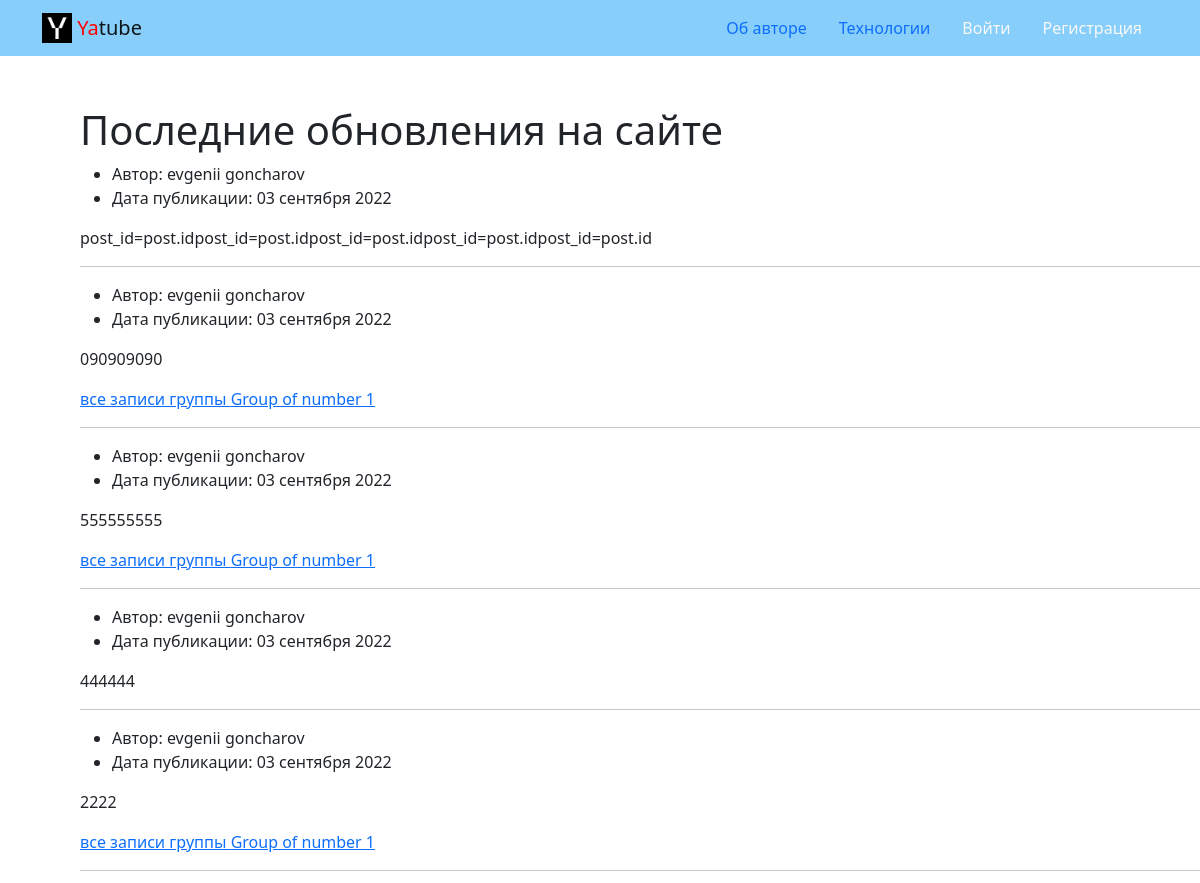
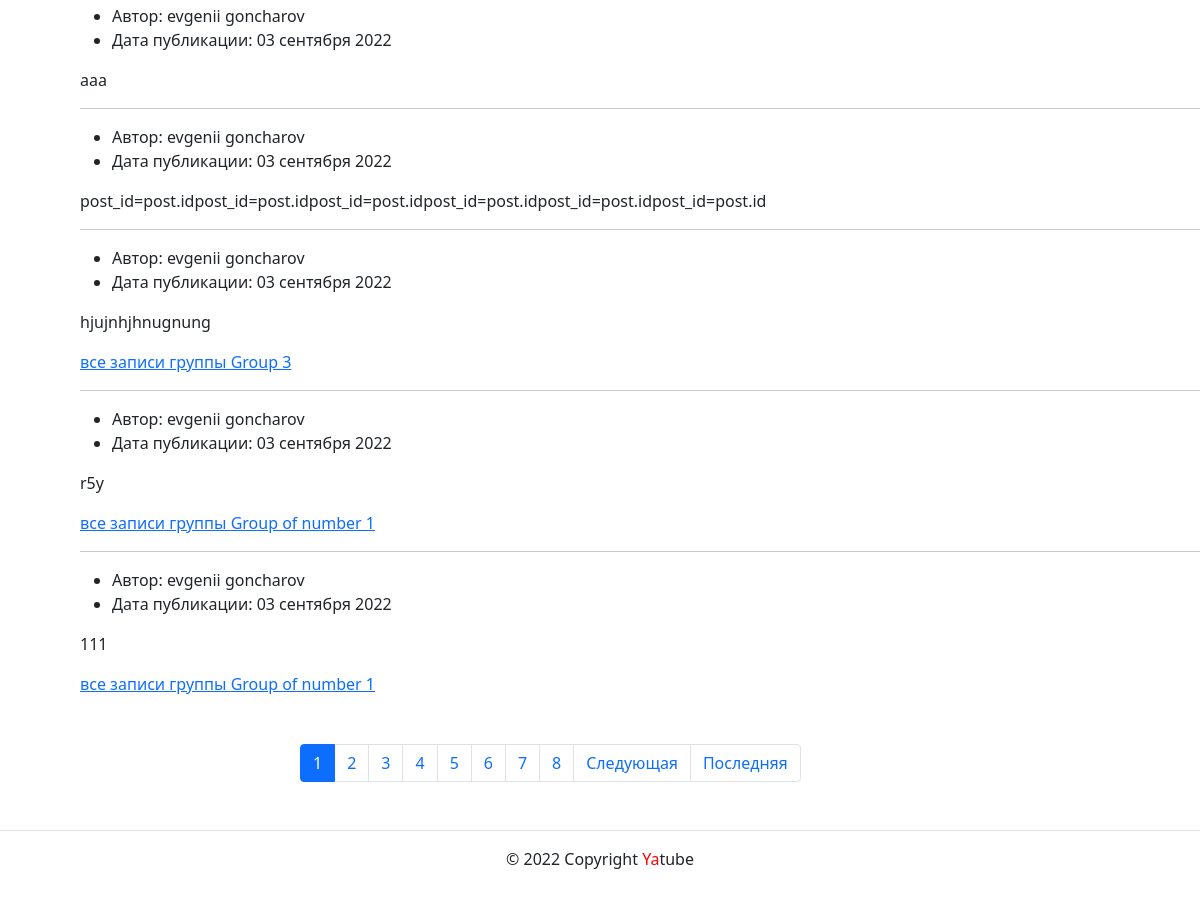
/, run on an earlier commit of the app's database (2 pictures, top to bottom).
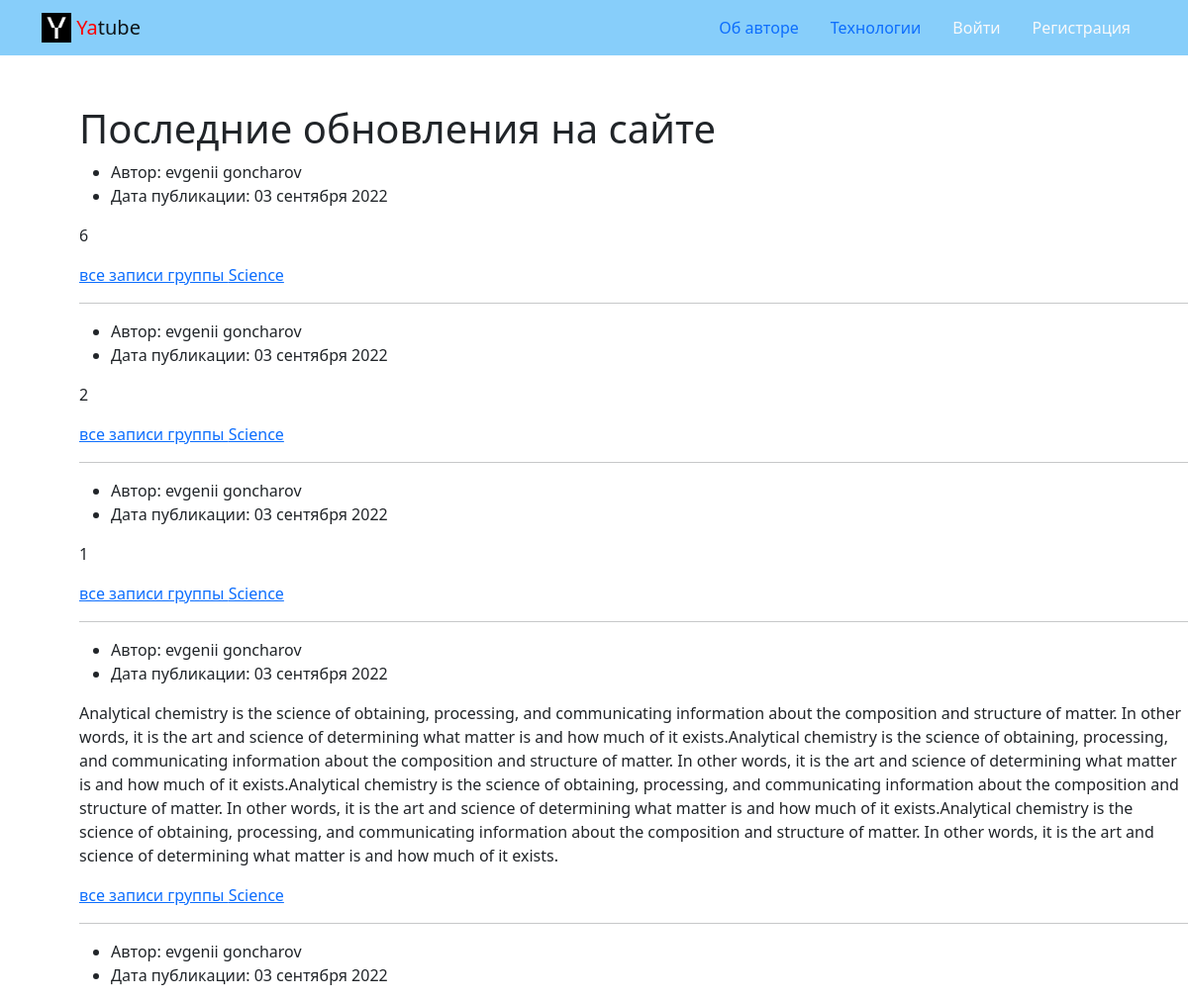
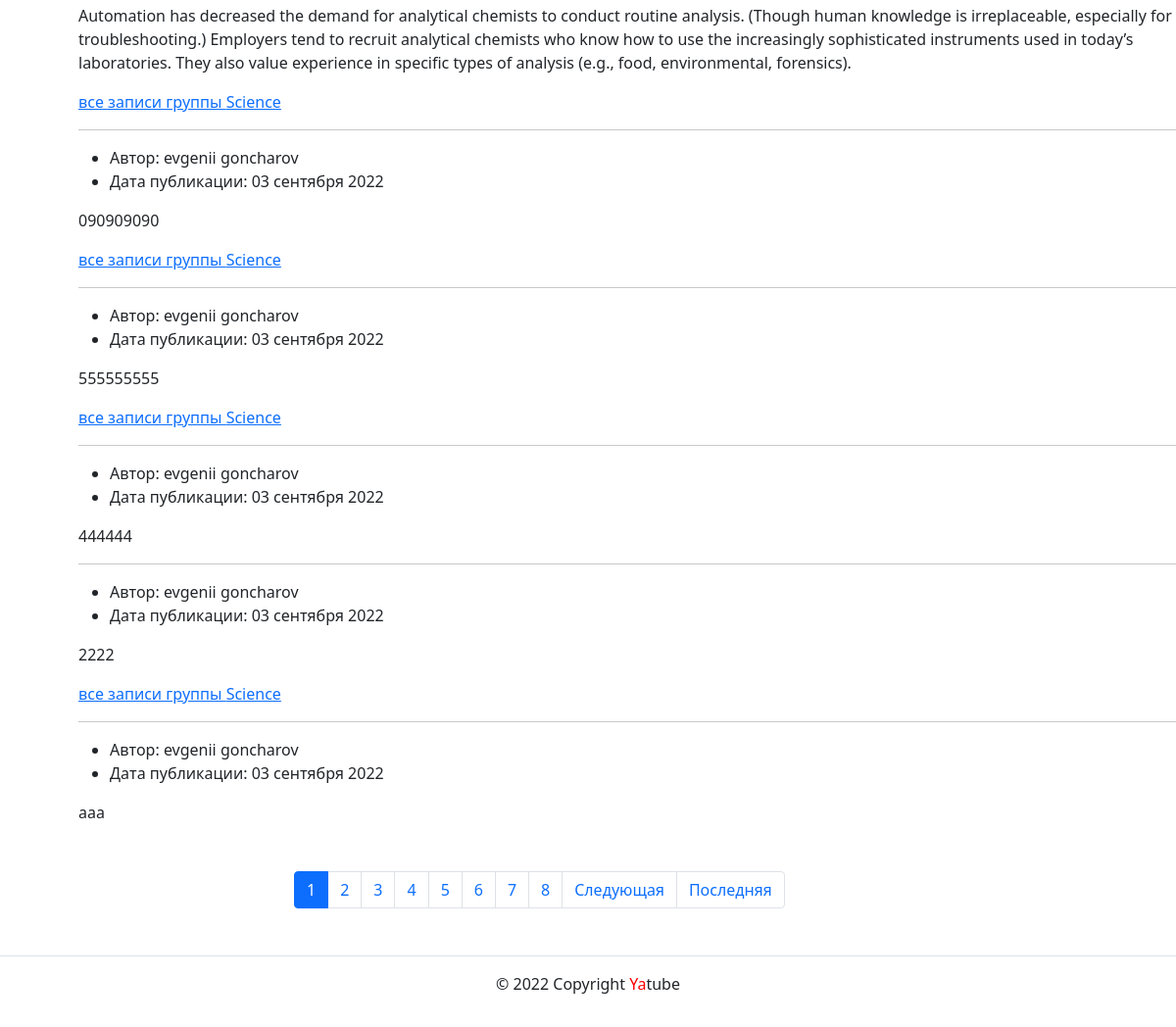
And on a later commit of the database (2 pictures, top to bottom).
### posts/models.py (models this page shows, shortened)
class Post(models.Model):
    text = models.TextField()
    pub_date = models.DateTimeField(auto_now_add=True)
    author = models.ForeignKey(
        User,
        on_delete=models.CASCADE,
        blank=True,
        null=True,
        related_name='posts'
    )
    group = models.ForeignKey(
        Group,
        on_delete=models.SET_NULL,
        max_length=200,
        blank=True,
        null=True,
        related_name='posts'
    )
    class Meta:
        ordering = ('-pub_date',)

class Group(models.Model):
    title = models.CharField(max_length=200)
    slug = models.SlugField(max_length=100, unique=True)
    description = models.TextField()
    def __str__(self):
        return self.title

### posts/views.py (the view)
# urls.py: path('', views.index,
def index(request):
    template = 'posts/index.html'
    title = 'Последние обновления на сайте'
    posts = Post.objects.all()
    paginator = Paginator(posts, 10)
    page_number = request.GET.get('page')
    page_obj = paginator.get_page(page_number)
    context = {
        'title': title,
        'posts': posts,
        'page_obj': page_obj}
    return render(request, template, context)

### core/context_processors/year.py (called while the page is built)
def year(request):
    return {
        "year": datetime.datetime.now().year
    }

### templates/posts/index.html
{% extends 'base.html' %}
{% block content %}
    <h1 style="margin-left: 80px; margin-top: 50px;">Последние обновления на сайте</h1>
    {% for post in page_obj %}
        <div style="margin-left: 80px;">
            <ul>
                {% if post.author %}
                    <li>
                        Автор: {{ post.author.get_full_name }}
                    </li>
                {% endif %}
                <li>
                    Дата публикации: {{ post.pub_date|date:"d E Y" }}
                </li>
            </ul>
            <p>{{ post.text }}</p>
            {% if post.group %}
                <a href="{% url 'posts:group_list' post.group.slug %}">все записи группы {{ post.group }}</a>
            {% endif %}
            {% if not forloop.last %}
                <hr>
            {% endif %}
        </div>
    {% endfor %}
    {% include 'posts/includes/paginator.html' %}
{% endblock %}

What changed in the data, as far as the page shows it:
no longer on this page (row edited): Post: author.get_full_name "evgenii goncharov", pub_date "03 сентября 2022", text "post_id=post.idpost_id=post.idpost_id=post.idpost_id=post.idpost_id=post.idpost_id=post.id"
no longer on this page (row unchanged): Post: author.get_full_name "evgenii goncharov", pub_date "03 сентября 2022", text "hjujnhjhnugnung", group "Group 3"
no longer on this page (row unchanged): Post: author.get_full_name "evgenii goncharov", pub_date "03 сентября 2022", text "r5y", group "Group of number 1"
no longer on this page (row unchanged): Post: author.get_full_name "evgenii goncharov", pub_date "03 сентября 2022", text "111", group "Group of number 1"
added Post: author.get_full_name "evgenii goncharov", pub_date "03 сентября 2022", text "6", group "Science"
added Post: author.get_full_name "evgenii goncharov", pub_date "03 сентября 2022", text "2", group "Science"
added Post: author.get_full_name "evgenii goncharov", pub_date "03 сентября 2022", text "1", group "Science"
added Post: author.get_full_name "evgenii goncharov", pub_date "03 сентября 2022", text "Analytical chemistry is the science of obtaining, processing, and communicating information about the composition and structure of matter. In other words, it is the art and science of determining what matter is and how much of it exists.Analytical chemistry is the science of obtaining, processing, and communicating information about the composition and structure of matter. In other words, it is the art and science of determining what matter is and how much of it exists.Analytical chemistry is the science of obtaining, processing, and communicating information about the composition and structure of matter. In other words, it is the art and science of determining what matter is and how much…", group "Science"
changed Post: text "post_id=post.idpost_id=post.idpost_id=post.idpost_id=post.idpost_id=post.id" → "Automation has decreased the demand for analytical chemists to conduct routine analysis. (Though human knowledge is irreplaceable, especially for troubleshooting.) Employers tend to recruit analytical chemists who know how to use the increasingly sophisticated instruments used in today’s laboratories. They also value experience in specific types of analysis (e.g., food, environmental, forensics)."; group_id empty → 1 (drawn); group (not shown) → "Science"
changed through a linked row, Post (number 6 of 10 on the later page): group "Group of number 1" → "Science"
changed through a linked row, Post (number 7 of 10 on the later page): group "Group of number 1" → "Science"
changed through a linked row, Post (number 9 of 10 on the later page): group "Group of number 1" → "Science"
